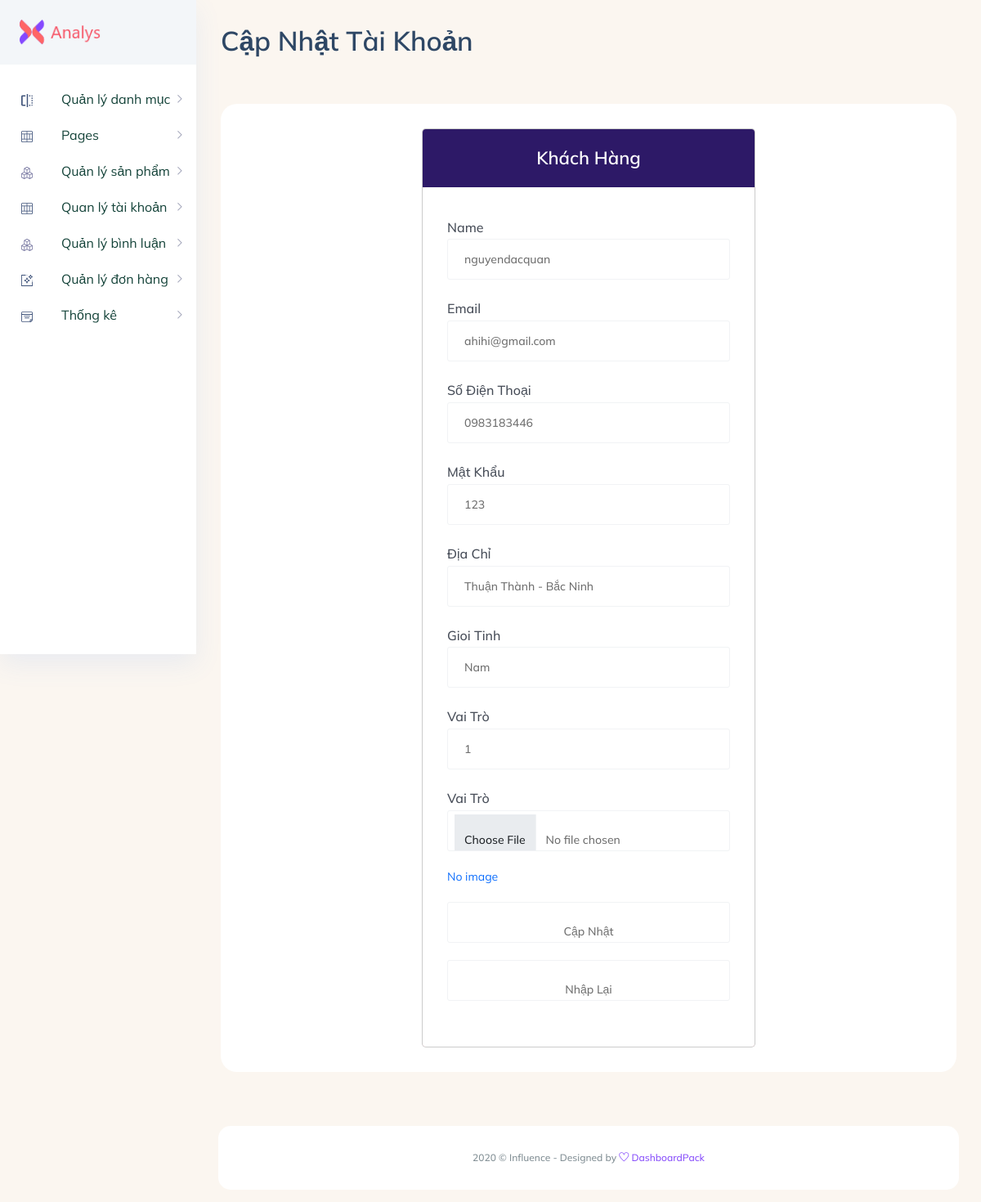
Screenshot of /TrangAdmin/Admin/index.php?act=suatk&id=13 with the database file from the repository.
### tables this page shows
CREATE TABLE `users` (
  `id` int(11) NOT NULL,
  `user` varchar(255) DEFAULT NULL,
  `password` varchar(255) DEFAULT NULL,
  `email` varchar(100) DEFAULT NULL,
  `roles` tinyint(1) DEFAULT 0,
  `img` varchar(255) NOT NULL,
  `address` varchar(255) NOT NULL,
  `phone` varchar(12) NOT NULL,
  `gender` varchar(20) NOT NULL
);

### model/pdo.php (called while the page is built, shortened)
<?php
function pdo_get_connection(){
    $servername = "localhost";
    $username = "root";
    $password = "";
    try {
        $conn = new PDO("mysql:host=$servername;dbname=webshirt", $username, $password);
        $conn->setAttribute(PDO::ATTR_ERRMODE, PDO::ERRMODE_EXCEPTION);
        return $conn;
    } catch(PDOException $e) {
        echo "Connection failed: " . $e->getMessage();
    }
}
function pdo_query_one($sql){
    $sql_args=array_slice(func_get_args(),1);
    try{
        $conn=pdo_get_connection();
        $stmt=$conn->prepare($sql);
        $stmt->execute($sql_args);
        $row=$stmt->fetch(PDO::FETCH_ASSOC);
        return $row;
    }
    catch(PDOException $e){
        throw $e;
    }
    finally{
        unset($conn);
    }
}
?>

### model/taikhoan.php (called while the page is built, shortened)
<?php
function loadone_users($id)
{
    $sql = "SELECT * FROM users WHERE id=" . $id;
    $suatk = pdo_query_one($sql);
    return $suatk;
}
?>

### TrangAdmin/Admin/khachhang/update.php (the view, shortened to what this page needs)
<?php
if (is_array($suatk)) {
    extract($suatk);
}
$hinhpath = "../../upload/" . $img;
if (is_file($hinhpath)) {
    $hinh = '<img width="100px" src="' . $hinhpath . '" alt="">';
} else {
    $hinh = "No image";
}
?>
<section class="main_content dashboard_part large_header_bg">
    <div class="main_content_iner ">
        <div class="container-fluid p-0">
            <div class="row justify-content-center">
                <div class="col-12">
                    <div class="dashboard_header mb_50">
                        <div class="row">
                            <div class="col-lg-6">
                                <div class="dashboard_header_title">
                                    <h3> Cập Nhật Tài Khoản</h3>
                                </div>
                            </div>
                        </div>
                    </div>
                </div>
                <div class="col-lg-12">
                    <div class="white_box mb_30">
                        <div class="row justify-content-center">
                            <div class="col-lg-6">
                                <div class="modal-content cs_modal">
                                    <div class="modal-header justify-content-center theme_bg_1">
                                        <h5 class="modal-title text_white">Khách Hàng</h5>
                                    </div>
                                    <div class="modal-body">
                                        <form action="index.php?act=updatetk" method="POST" enctype="multipart/form-data">
                                            <div class="mb_10">
                                                <label for="">
                                                    <div class="main-title">
                                                        <h5 class="mb-0">Name</h5>
                                                    </div>
                                                </label>
                                                <input type="text" class="form-control" name="user" value="<?= $suatk['user'] ?>">
                                            </div>
                                            <div class="mb_10">
                                                <label for="">
                                                    <div class="main-title">
                                                        <h5 class="mb-0">Email</h5>
                                                    </div>
                                                </label>
                                                <input type="text" class="form-control" name="email" value="<?= $suatk['email'] ?>">
                                            </div>
                                            <div class="mb_10">
                                                <label for="">
                                                    <div class="main-title">
                                                        <h5 class="mb-0">Số Điện Thoại</h5>
                                                    </div>
                                                </label>
                                                <input type="text" class="form-control" name="phone" value="<?= $suatk['phone'] ?>">
                                            </div>
                                            <div class="mb_10">
                                                <label for="">
                                                    <div class="main-title">
                                                        <h5 class="mb-0">Mật Khẩu</h5>
                                                    </div>
                                                </label>
                                                <input type="text" class="form-control" name="password" value="<?= $suatk['password'] ?>">
                                            </div>
                                            <div class="mb_10">
                                                <label for="">
                                                    <div class="main-title">
                                                        <h5 class="mb-0">Địa Chỉ</h5>
                                                    </div>
                                                </label>
                                                <input type="text" class="form-control" name="address" value="<?= $suatk['address'] ?>">
                                            </div>
                                            <div class="mb_10">
                                                <label for="">
                                                    <div class="main-title">
                                                        <h5 class="mb-0">Gioi Tinh</h5>
                                                    </div>
                                                </label>
                                                <input type="text" class="form-control" name="gender" value="<?= $suatk['gender'] ?>">
                                            </div>
                                            <div class="mb_10">
                                                <label for="">
                                                    <div class="main-title">
                                                        <h5 class="mb-0">Vai Trò</h5>
                                                    </div>
                                                </label>
                                                <input type="text" class="form-control" name="roles" value="<?= $suatk['roles'] ?>">
                                            </div>
                                            <div class="mb_10">
                                                <label for="">
                                                    <div class="main-title">
                                                        <h5 class="mb-0">Vai Trò</h5>
                                                    </div>
                                                </label>
                                                <input type="file" class="form-control" name="hinh">
                                                <a style="width: 100px;" href=""><?= $hinh ?></a>
                                            </div>
                                            <div class>
                                                <div class="add_button">
                                                    <input type="submit" name="capnhat" class="btn_1" value="Cập nhật">
                                                    <input type="reset" class="btn_1" value="Nhập Lại">
                                                </div>
                                            </div>
                                        </form>
                                    </div>
                                </div>
                            </div>
                        </div>
                    </div>
                </div>
            </div>
        </div>
    </div>

### rows the page displays
users: user "nguyendacquan", email "ahihi@gmail.com", phone "0983183446", password "123", address "Thuận Thành - Bắc Ninh", gender "Nam", roles "1", img "No image"
